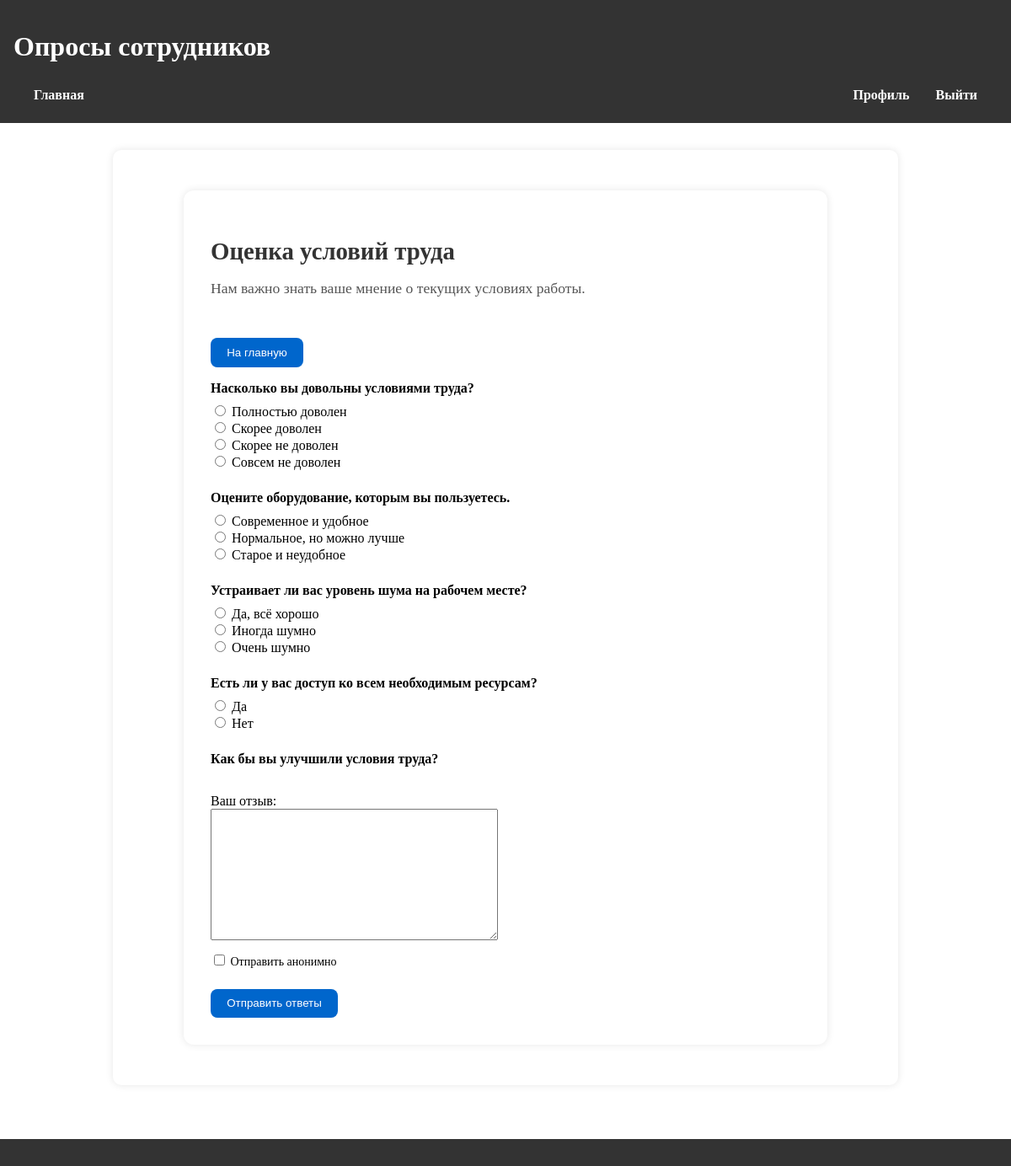
The page /survey/2/ (signed in) on the database its author committed.
### polls/models.py (models this page shows, shortened)
class Survey(models.Model):
    name = models.CharField(max_length=100)  # Название опроса
    description = models.TextField()  # Описание опроса
    is_active = models.BooleanField(default=True)  # Статус (активен ли опрос)
    allow_anonymous = models.BooleanField(default=False)

class Question(models.Model):
    survey = models.ForeignKey(Survey, related_name='questions', on_delete=models.CASCADE, default=1)
    text = models.CharField(max_length=255, default='text')

### polls/views.py (the view, shortened to what this page needs)
# urls.py: path('survey/<int:survey_id>/', views.survey_detail, name='survey_detail'),
@login_required
def survey_detail(request, survey_id):
    survey = get_object_or_404(Survey, id=survey_id)
    questions_with_choices = get_survey_questions_with_choices(survey)
    questions_with_choices = get_survey_questions_with_choices(survey)
    form = SurveyForm(survey)
    return render(request, 'registration/survey_detail.html', {
        'survey': survey,
        'questions_with_choices': questions_with_choices,
        'form': form
    })

### polls/forms.py
class SurveyForm(forms.Form):
    def __init__(self, survey, *args, **kwargs):
        super().__init__(*args, **kwargs)
        self.survey = survey
        for question in survey.questions.all():
            choices = [(choice.id, choice.text) for choice in question.choices.all()]
            self.fields[f'question_{question.id}'] = forms.ChoiceField(
                choices=choices,
                widget=forms.RadioSelect(attrs={'required': False}),
                label=question.text,
                required=True,
                error_messages = {'required': 'Выберите один из вариантов'}
            )
        self.fields['feedback'] = forms.CharField(widget=forms.Textarea, required=False, label='Ваш отзыв')
        if survey.allow_anonymous:
            self.fields['anonymous'] = forms.BooleanField(
                required=False,
                label='Отправить анонимно'
            )

### polls/logic.py (called while the page is built)
def get_survey_questions_with_choices(survey):
    questions_with_choices = []
    for question in survey.questions.all():
        choices = question.choices.all()
        questions_with_choices.append({'question': question, 'choices': choices})
    return questions_with_choices

### templates/registration/survey_detail.html (shortened to what this page needs)
<!DOCTYPE html>
{% extends 'base_generic.html' %}
{% load static %}
{% block content %}
<div class="survey-container">
    <h2 class="survey-title">{{ survey.name }}</h2>
    <p class="survey-description">{{ survey.description }}</p>
    {% if not request.path == '/login/' %}
        <a href="{% url 'employee_home' %}">
            <button type="button" class="submit-button">На главную</button>
        </a>
    {% endif %}
    <form id="survey-form" method="post" novalidate>
        {% for field in form %}
            {% if field.name != 'feedback' and field.name != 'anonymous' %}
                <div class="question-block">
                    <p class="question-text"><strong>{{ field.label }}</strong></p>
                    {{ field }}
                </div>
            {% endif %}
        {% endfor %}
        <div class="feedback-block">
            {{ form.feedback.label_tag }}<br>
            {{ form.feedback }}
        </div>
        {% if form.anonymous %}
        <div class="anonymous-block" style="margin-top: 10px;">
            <label style="font-size: 14px;">
                {{ form.anonymous }} {{ form.anonymous.label }}
            </label>
        </div>
        {% endif %}
        <button type="submit" class="submit-button">Отправить ответы</button>
    </form>
</div>
{% endblock %}

### polls/static/css/style.css (style rules this page uses)
html, body { height: 100%; margin: 0; padding: 0; display: flex; flex-direction: column; }
h2, h3 { color: #333; }
a { color: #333; text-decoration: none; font-weight: bold; }
.survey-container { max-width: 700px; margin: 2rem auto; background-color: #fff; padding: 2rem; border-radius: 12px; box-shadow: 0 0 10px rgba(0, 0, 0, 0.1); }
.survey-title { font-size: 1.8rem; margin-bottom: 0.5rem; }
.survey-description { font-size: 1.1rem; margin-bottom: 1.5rem; color: #555; }
.question-block { margin-bottom: 1.5rem; }
.question-text { font-weight: bold; margin-bottom: 0.5rem; }
.feedback-block { margin-top: 2rem; }
.submit-button { margin-top: 1.5rem; padding: 0.6rem 1.2rem; background-color: #0066cc; color: white; border: none; border-radius: 8px; cursor: pointer; }

### rows shown on the page
Survey: name "Оценка условий труда", description "Нам важно знать ваше мнение о текущих условиях работы."
Question: label "Насколько вы довольны условиями труда?"
Question: label "Оцените оборудование, которым вы пользуетесь."
Question: label "Устраивает ли вас уровень шума на рабочем месте?"
Question: label "Есть ли у вас доступ ко всем необходимым ресурсам?"
Question: label "Как бы вы улучшили условия труда?"
